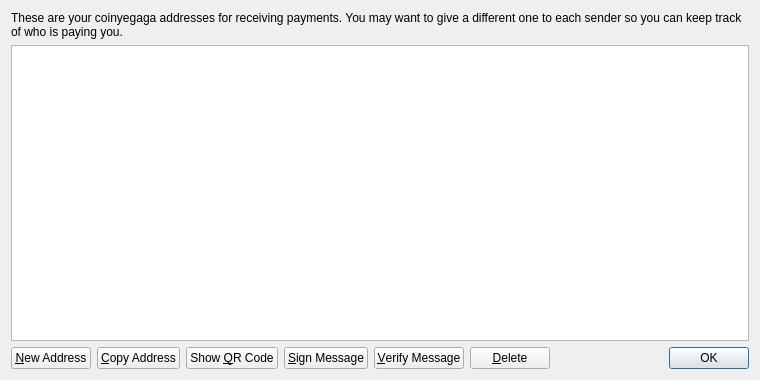
<?xml version="1.0" encoding="UTF-8"?>
<ui version="4.0">
 <class>AddressBookPage</class>
 <widget class="QWidget" name="AddressBookPage">
  <property name="geometry">
   <rect>
    <x>0</x>
    <y>0</y>
    <width>760</width>
    <height>380</height>
   </rect>
  </property>
  <property name="windowTitle">
   <string>Address Book</string>
  </property>
  <layout class="QVBoxLayout" name="verticalLayout">
   <item>
    <widget class="QLabel" name="labelExplanation">
     <property name="text">
      <string>These are your coinyegaga addresses for receiving payments. You may want to give a different one to each sender so you can keep track of who is paying you.</string>
     </property>
     <property name="textFormat">
      <enum>Qt::PlainText</enum>
     </property>
     <property name="wordWrap">
      <bool>true</bool>
     </property>
    </widget>
   </item>
   <item>
    <widget class="QTableView" name="tableView">
     <property name="contextMenuPolicy">
      <enum>Qt::CustomContextMenu</enum>
     </property>
     <property name="toolTip">
      <string>Double-click to edit address or label</string>
     </property>
     <property name="tabKeyNavigation">
      <bool>false</bool>
     </property>
     <property name="alternatingRowColors">
      <bool>true</bool>
     </property>
     <property name="selectionMode">
      <enum>QAbstractItemView::SingleSelection</enum>
     </property>
     <property name="selectionBehavior">
      <enum>QAbstractItemView::SelectRows</enum>
     </property>
     <property name="sortingEnabled">
      <bool>true</bool>
     </property>
     <attribute name="verticalHeaderVisible">
      <bool>false</bool>
     </attribute>
    </widget>
   </item>
   <item>
    <layout class="QHBoxLayout" name="horizontalLayout">
     <item>
      <widget class="QPushButton" name="newAddressButton">
       <property name="toolTip">
        <string>Create a new address</string>
       </property>
       <property name="text">
        <string>&amp;New Address</string>
       </property>
       <property name="icon">
        <iconset resource="../bitcoin.qrc">
         <normaloff>:/icons/add</normaloff>:/icons/add</iconset>
       </property>
      </widget>
     </item>
     <item>
      <widget class="QPushButton" name="copyToClipboard">
       <property name="toolTip">
        <string>Copy the currently selected address to the system clipboard</string>
       </property>
       <property name="text">
        <string>&amp;Copy Address</string>
       </property>
       <property name="icon">
        <iconset resource="../bitcoin.qrc">
         <normaloff>:/icons/editcopy</normaloff>:/icons/editcopy</iconset>
       </property>
      </widget>
     </item>
     <item>
      <widget class="QPushButton" name="showQRCode">
       <property name="text">
        <string>Show &amp;QR Code</string>
       </property>
       <property name="icon">
        <iconset resource="../bitcoin.qrc">
         <normaloff>:/icons/qrcode</normaloff>:/icons/qrcode</iconset>
       </property>
      </widget>
     </item>
     <item>
      <widget class="QPushButton" name="signMessage">
       <property name="toolTip">
        <string>Sign a message to prove you own a Bitcoin address</string>
       </property>
       <property name="text">
        <string>&amp;Sign Message</string>
       </property>
       <property name="icon">
        <iconset resource="../bitcoin.qrc">
         <normaloff>:/icons/edit</normaloff>:/icons/edit</iconset>
       </property>
      </widget>
     </item>
     <item>
      <widget class="QPushButton" name="verifyMessage">
       <property name="toolTip">
        <string>Verify a message to ensure it was signed with a specified Bitcoin address</string>
       </property>
       <property name="text">
        <string>&amp;Verify Message</string>
       </property>
       <property name="icon">
        <iconset resource="../bitcoin.qrc">
         <normaloff>:/icons/transaction_0</normaloff>:/icons/transaction_0</iconset>
       </property>
      </widget>
     </item>
     <item>
      <widget class="QPushButton" name="deleteButton">
       <property name="toolTip">
        <string>Delete the currently selected address from the list. Only sending addresses can be deleted.</string>
       </property>
       <property name="text">
        <string>&amp;Delete</string>
       </property>
       <property name="icon">
        <iconset resource="../bitcoin.qrc">
         <normaloff>:/icons/remove</normaloff>:/icons/remove</iconset>
       </property>
      </widget>
     </item>
     <item>
      <spacer name="horizontalSpacer">
       <property name="orientation">
        <enum>Qt::Horizontal</enum>
       </property>
       <property name="sizeHint" stdset="0">
        <size>
         <width>40</width>
         <height>20</height>
        </size>
       </property>
      </spacer>
     </item>
     <item>
      <widget class="QDialogButtonBox" name="buttonBox">
       <property name="sizePolicy">
        <sizepolicy hsizetype="Maximum" vsizetype="Fixed">
         <horstretch>0</horstretch>
         <verstretch>0</verstretch>
        </sizepolicy>
       </property>
       <property name="standardButtons">
        <set>QDialogButtonBox::Ok</set>
       </property>
      </widget>
     </item>
    </layout>
   </item>
  </layout>
 </widget>
 <resources>
  <include location="../bitcoin.qrc"/>
 </resources>
 <connections/>
</ui>
